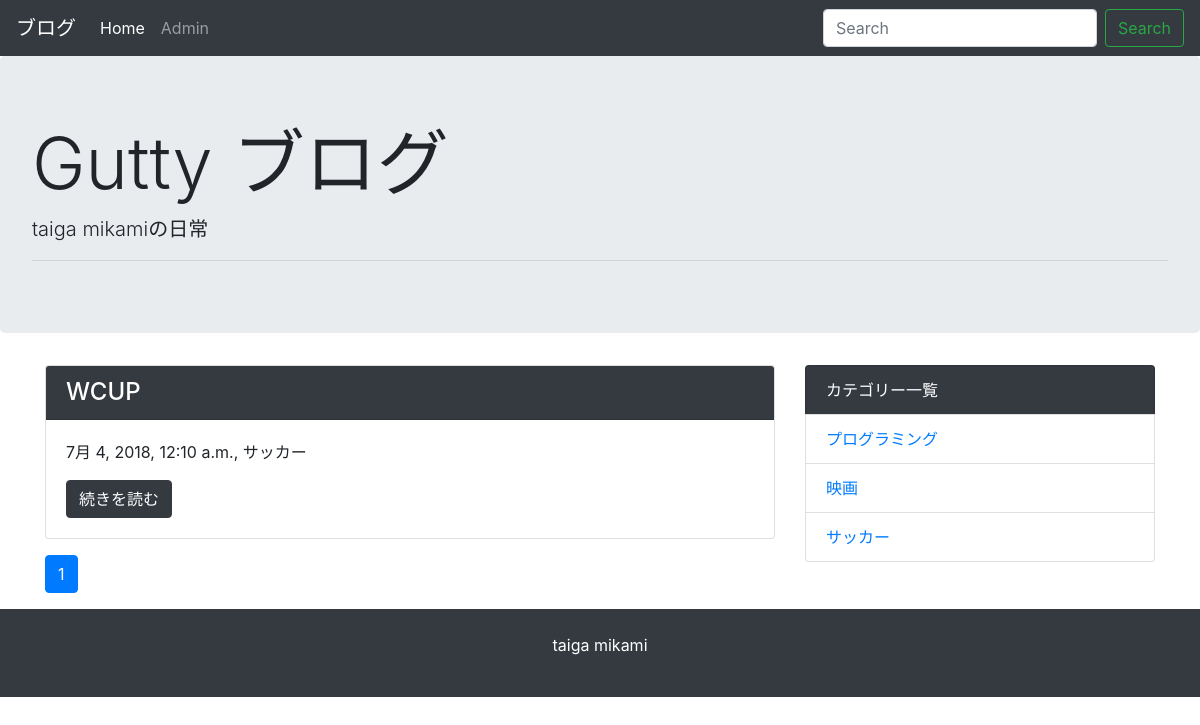
The page /category/3 on the database its author committed.
### blog/models.py (models this page shows, shortened)
class Post(models.Model):
  title = models.CharField('タイトル', max_length=255)
  text = models.TextField('本文')
  created_at = models.DateTimeField('作成日', default=timezone.now)
  category = models.ForeignKey(Category, verbose_name='カテゴリ', on_delete=models.PROTECT)

class Category(models.Model):
  name = models.CharField('カテゴリ名', max_length=255)
  created_at = models.DateTimeField('作成日', default=timezone.now)
  def __str__(self):
    return self.name

### blog/views.py (the view)
# urls.py: path('category/<int:pk>', views.CategoryView.as_view(), name='category'),
class CategoryView(generic.ListView):
  model = Post
  paginate_by = 10
  def get_queryset(self):
    category_pk = self.kwargs['pk']
    queryset = Post.objects.order_by('-created_at').filter(category__pk=category_pk)
    return queryset

### blog/context_processors.py (called while the page is built)
def common(request):
  context = {
    'category_list': Category.objects.all(),
  }
  return context

### blog/templatetags/mytag.py (called while the page is built)
@register.simple_tag
def url_replace(request, field, value):
  url_dict = request.GET.copy()
  url_dict[field] = value
  return url_dict.urlencode()

### blog/templates/blog/post_list.html
{% extends 'base.html' %}
{% block content %}
	{% for post in post_list %}
	<div class="card mb-3">
		<h4 class="card-header bg-dark text-white">{{ post.title }}</h4>
		<div class="card-body">
			<p>{{ post.created_at }},  {{ post.category }}</p>
			<a href="{% url 'blog:detail' post.pk %}" class="btn btn-dark">続きを読む</a>
		</div>
	</div>
	{% endfor %}
	{% include 'blog/page.html' %}
{% endblock content %}

### templates/base.html (shortened to what this page needs)
{% load static %}
<!DOCTYPE html>
<html lang="ja">
<head>
	<link href="{% static 'vendor/bootstrap/css/bootstrap.css' %}" rel="stylesheet">
</head>
<body>
{% include "navi.html" %}
<div class="jumbotron">
	<h1 class="display-3">Gutty ブログ</h1>
	<p class="lead">taiga mikamiの日常</p>
	<hr class="my-2">
</div>
<div class="container">
	<div class="row">
		<div class="col-md-8">
			{% block content %}
			{% endblock %}
		</div>
		<div class="col-md-4">
			<ul class="list-group">
			<li class="list-group-item bg-dark text-white">カテゴリー一覧</li>
				{% for category in category_list %}
					<li class="list-group-item">
						<a href="{% url 'blog:category' category.pk %}">{{ category }}</a>
					</li>
				{% endfor %}
			</ul>
		</div>
	</div>
</div>
<footer class="bg-dark text-white text-center py-4">
	<p>taiga mikami</p>
</footer>
</body>
</html>

### rows shown on the page
Post: title "WCUP", created_at "7月 4, 2018, 12:10 a.m.", category "サッカー"
Category: name "プログラミング"
Category: name "映画"
Category: name "サッカー"

### other values the page prints
{{ link_page }} "1"
